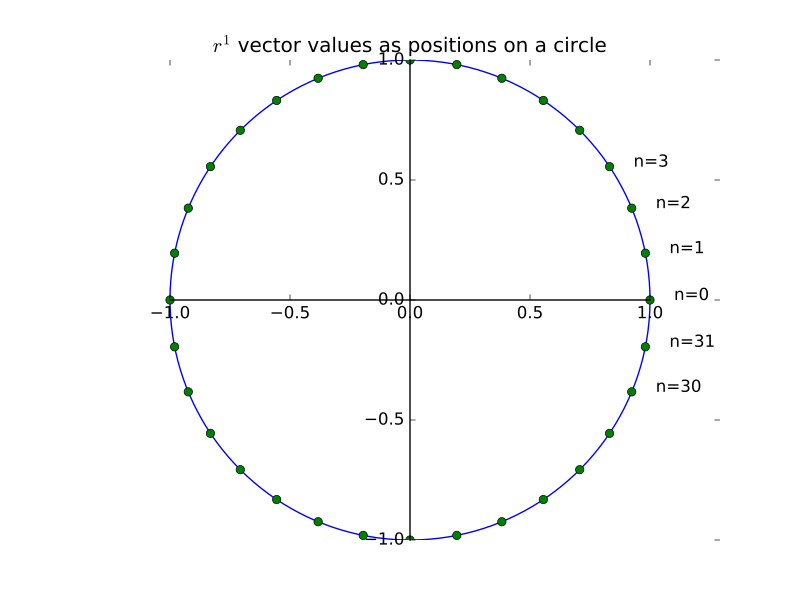

Write the Python code that produced this figure.
full_circle = np.linspace(0, 2 * np.pi, 500)
plt.plot(np.cos(full_circle), np.sin(full_circle))
pts = np.c_[np.cos(vec_r_1), np.sin(vec_r_1)]
plt.plot(pts[:, 0], pts[:, 1], 'o')
ax = plt.gca()
for i in [0, 1, 2, 3, 30, 31]:
    pos = pts[i]
    ax.annotate('n=%d' % i, xy=pos, xytext=pos + [0.1, 0])
ax.spines['left'].set_position('center')
ax.spines['right'].set_color('none')
ax.spines['bottom'].set_position('center')
ax.spines['top'].set_color('none')
ax.spines['left'].set_smart_bounds(True)
ax.spines['bottom'].set_smart_bounds(True)
plt.axis('equal')
plt.title("$r^1$ vector values as positions on a circle")
